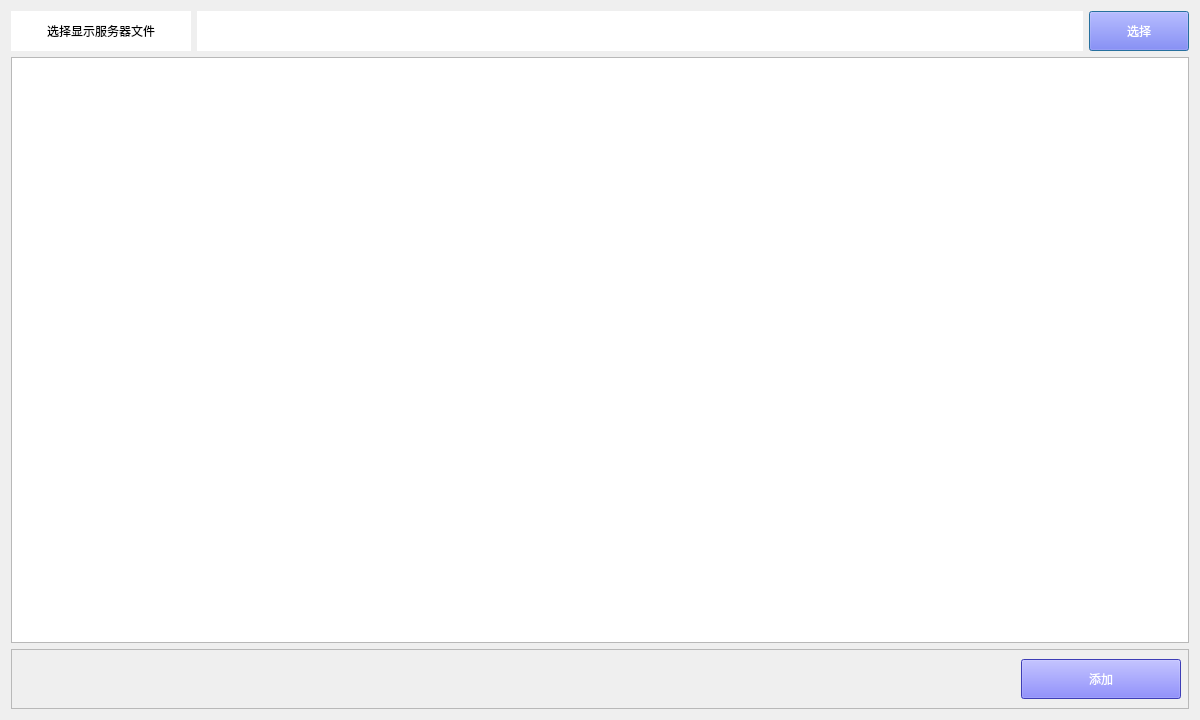
<?xml version="1.0" encoding="UTF-8"?>
<ui version="4.0">
 <class>Dialog</class>
 <widget class="QDialog" name="Dialog">
  <property name="geometry">
   <rect>
    <x>0</x>
    <y>0</y>
    <width>1200</width>
    <height>720</height>
   </rect>
  </property>
  <property name="minimumSize">
   <size>
    <width>1200</width>
    <height>720</height>
   </size>
  </property>
  <property name="maximumSize">
   <size>
    <width>1200</width>
    <height>720</height>
   </size>
  </property>
  <property name="windowTitle">
   <string>Dialog</string>
  </property>
  <layout class="QFormLayout" name="formLayout">
   <item row="0" column="0" colspan="2">
    <layout class="QVBoxLayout" name="verticalLayout">
     <item>
      <layout class="QHBoxLayout" name="horizontalLayout">
       <item>
        <widget class="QLabel" name="label">
         <property name="minimumSize">
          <size>
           <width>180</width>
           <height>40</height>
          </size>
         </property>
         <property name="maximumSize">
          <size>
           <width>180</width>
           <height>40</height>
          </size>
         </property>
         <property name="styleSheet">
          <string notr="true">font: 12pt &quot;微软雅黑&quot;;
background-color: rgb(255, 255, 255);</string>
         </property>
         <property name="text">
          <string>选择显示服务器文件</string>
         </property>
         <property name="alignment">
          <set>Qt::AlignCenter</set>
         </property>
        </widget>
       </item>
       <item>
        <widget class="QLabel" name="label_2">
         <property name="sizePolicy">
          <sizepolicy hsizetype="Preferred" vsizetype="Preferred">
           <horstretch>0</horstretch>
           <verstretch>0</verstretch>
          </sizepolicy>
         </property>
         <property name="minimumSize">
          <size>
           <width>0</width>
           <height>40</height>
          </size>
         </property>
         <property name="maximumSize">
          <size>
           <width>16777215</width>
           <height>40</height>
          </size>
         </property>
         <property name="styleSheet">
          <string notr="true">font: 14pt &quot;微软雅黑&quot;;
color: rgb(85, 85, 255);
background-color: rgb(255, 255, 255);</string>
         </property>
         <property name="text">
          <string/>
         </property>
         <property name="alignment">
          <set>Qt::AlignCenter</set>
         </property>
        </widget>
       </item>
       <item>
        <widget class="QPushButton" name="pushButton">
         <property name="minimumSize">
          <size>
           <width>100</width>
           <height>40</height>
          </size>
         </property>
         <property name="maximumSize">
          <size>
           <width>100</width>
           <height>40</height>
          </size>
         </property>
         <property name="styleSheet">
          <string notr="true">font: 12pt &quot;微软雅黑&quot;;
color: rgb(255, 255, 255);
background-color: rgb(85, 85, 255);</string>
         </property>
         <property name="text">
          <string>选择</string>
         </property>
        </widget>
       </item>
      </layout>
     </item>
     <item>
      <widget class="QTableWidget" name="tableWidget"/>
     </item>
     <item>
      <widget class="QFrame" name="frame">
       <property name="minimumSize">
        <size>
         <width>0</width>
         <height>60</height>
        </size>
       </property>
       <property name="maximumSize">
        <size>
         <width>16777215</width>
         <height>60</height>
        </size>
       </property>
       <property name="frameShape">
        <enum>QFrame::StyledPanel</enum>
       </property>
       <property name="frameShadow">
        <enum>QFrame::Raised</enum>
       </property>
       <widget class="QPushButton" name="pushButton_2">
        <property name="geometry">
         <rect>
          <x>1010</x>
          <y>10</y>
          <width>160</width>
          <height>40</height>
         </rect>
        </property>
        <property name="minimumSize">
         <size>
          <width>0</width>
          <height>0</height>
         </size>
        </property>
        <property name="styleSheet">
         <string notr="true">font: 12pt &quot;微软雅黑&quot;;
color: rgb(255, 255, 255);
background-color: rgb(85, 85, 255);</string>
        </property>
        <property name="text">
         <string>添加</string>
        </property>
       </widget>
      </widget>
     </item>
    </layout>
   </item>
  </layout>
 </widget>
 <resources/>
 <connections/>
</ui>
